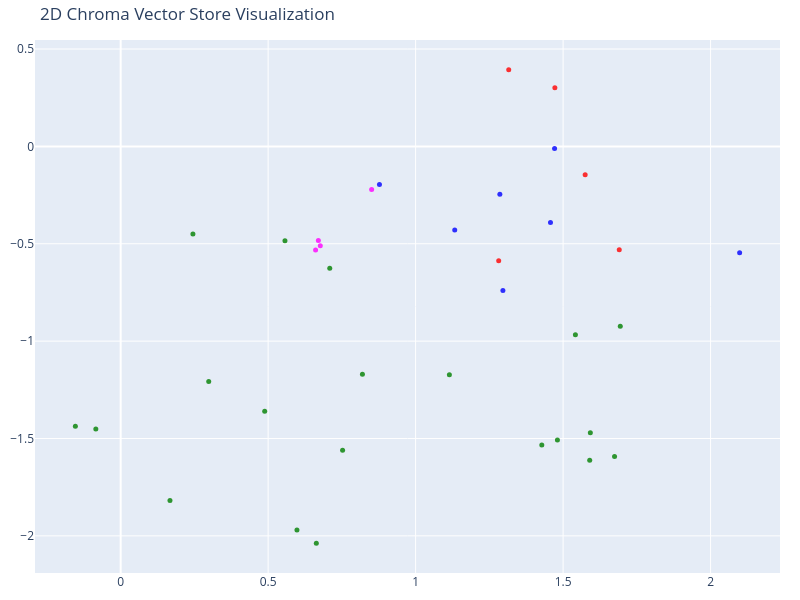

The cell this chart's notebook holds for it:
### Code cell
tsne = TSNE(n_components=2, random_state=42)
reduced_vectors = tsne.fit_transform(vectors)

# Create the 2D scatter plot
fig = go.Figure(data=[go.Scatter(
    x=reduced_vectors[:, 0],
    y=reduced_vectors[:, 1],
    mode='markers',
    marker=dict(size=5, color=colors, opacity=0.8),
    text=[f"Category: {c}<br>Text: {d[:100]}..." for c, d in zip(categories, documents)],
    hoverinfo='text'
)])

fig.update_layout(title='2D Chroma Vector Store Visualization',
    scene=dict(xaxis_title='x',yaxis_title='y'),
    width=800,
    height=600,
    margin=dict(r=20, b=10, l=10, t=40)
)

fig.show()

### Figure 1 — Plotly figure (JSON) as saved in the notebook; plotly's stock layout.template omitted (floating-point values rounded to 4 significant figures)
{"data": [{"hoverinfo": "text", "marker": {"color": ["green", "green", "red", "red", "blue", "green", "green", "green", "green", "green", "blue", "blue", "magenta", "magenta", "magenta", "green", "green", "green", "red", "red", "red", "green", "green", "green", "green", "green", "green", "green", "green", "magenta", "green", "blue", "blue", "blue", "blue", "green"], "opacity": 0.8, "size": 5}, "mode": "markers", "text": ["Category: work<br>Text: Ed's first job after college was a Software Engineer for IBM in the UK...", "Category: work<br>Text: Ed spent the majority of his career at JPMorgan Chase, first as a developer, then manager, then exec...", "Category: interests<br>Text: Ed's favorite fruit is a banana...", "Category: interests<br>Text: Ed's favorite musician for a live performance is Karol G...", "Category: general<br>Text: Ed studied Physics at the University of Oxford from 1992 to 1995...", "Category: work<br>Text: Ed is the Co-Founder and CTO of Nebula.io, an AI-powered talent recruitment platform...", "Category: work<br>Text: Ed founded untapt in October 2013, an AI startup that matches candidates with jobs using deep learni...", "Category: work<br>Text: untapt was acquired in 2021 by Wynden Stark Group, the parent company of GQR, and became Nebula.io...", "Category: work<br>Text: Ed reached the level of Managing Director at JPMorgan, leading a global team of 300 developers...", "Category: work<br>Text: At JPMorgan, Ed worked in London, Tokyo and New York over 11 years...", "Category: general<br>Text: Ed is based in New York, New York...", "Category: general<br>Text: Ed's top skills include LLMs, Agents and speaking about them...", "Category: speaking<br>Text: Ed is the author of best-selling Udemy courses on AI Engineering and Agents with over 500,000 studen...", "Category: speaking<br>Text: Ed's Udemy courses have reached students in 194 countries...", "Category: speaking<br>Text: Ed speaks at O'Reilly Live Events and ODSC workshops on AI and Agents...", "Category: work<br>Text: Ed holds a patent titled 'Apparatus for determining role fitness while eliminating unwanted bias'...", "Category: work<br>Text: Nebula.io uses proprietary LLMs to help recruiters source, understand, engage and manage talent...", "Category: work<br>Text: Ed is an AI Advisor at Simplified.Travel, helping with personalized itinerary solutions...", "Category: interests<br>Text: Ed learned to code at age 8 and still spends weekends experimenting with LLMs...", "Category: interests<br>Text: Ed is an amateur electronic music producer and was once an amateur DJ...", "Category: interests<br>Text: Ed is a regular reader of Hacker News...", "Category: work<br>Text: At IBM, Ed taught classes on Smalltalk and Object Technology across Europe...", "Category: work<br>Text: untapt was selected for the Accenture FinTech Innovation Lab accelerator program...", "Category: work<br>Text: untapt was named an American Banker Top 20 Company To Watch...", "Category: work<br>Text: Ed's startup was voted 'startup most likely to grow exponentially' at an Amazon pitch event...", "Category: work<br>Text: Ed has been featured in Fast Company, Forbes, and American Banker publications...", "Category: work<br>Text: Ed was interviewed on the floors of NYSE and Nasdaq about untapt...", "Category: work<br>Text: Nebula.io's long-term mission is inspired by Ikigai, helping people discover their potential and pur...", "Category: work<br>Text: Ed co-presented on Agents at ODSC Boston, a talk that received over 280,000 views...", "Category: speaking<br>Text: Ed's Udemy courses include 'AI Coder: Vibe Coder to Agentic Engineer' and 'AI Builder with n8n'...", "Category: work<br>Text: At JPMorgan, Ed built Python simulation engines that calculate counterparty credit risk for the Deri...", "Category: general<br>Text: Ed can be reached via email at ed@edwarddonner.com or on Twitter/X at @edwarddonner or YouTube at yo...", "Category: general<br>Text: Ed likes to connect on LinkedIn at https://www.linkedin.com/in/eddonner/...", "Category: general<br>Text: Ed goes by Ed or Edward, whichever you prefer...", "Category: general<br>Text: Ed describes himself as a technology leader, speaker and entrepreneur, but at his core a software en...", "Category: work<br>Text: Ed worked at Cygnifi, a JPMorgan FinTech spin-off, as a project leader building Interest Rate Deriva..."], "type": "scatter", "x": [1.542, 1.592, 1.472, 1.316, 2.098, 0.2986, 0.4883, 0.1672, 1.481, 1.674, 1.457, 0.8774, 0.6703, 0.8509, 0.6768, 0.245, -0.08416, 0.7089, 1.69, 1.575, 1.282, 1.694, 0.5977, 0.6633, 0.8197, 1.114, 0.7524, -0.1535, 0.557, 0.6608, 1.59, 1.286, 1.133, 1.471, 1.296, 1.428], "y": [-0.9666, -1.47, 0.3014, 0.3935, -0.546, -1.207, -1.36, -1.818, -1.508, -1.593, -0.3906, -0.1958, -0.4833, -0.2215, -0.5101, -0.4503, -1.451, -0.6256, -0.5307, -0.1457, -0.5866, -0.9236, -1.97, -2.038, -1.17, -1.172, -1.56, -1.437, -0.4847, -0.5315, -1.611, -0.2461, -0.4294, -0.01092, -0.7394, -1.533]}], "layout": {"height": 600, "margin": {"b": 10, "l": 10, "r": 20, "t": 40}, "scene": {"xaxis": {"title": {"text": "x"}}, "yaxis": {"title": {"text": "y"}}}, "title": {"text": "2D Chroma Vector Store Visualization"}, "width": 800}}
